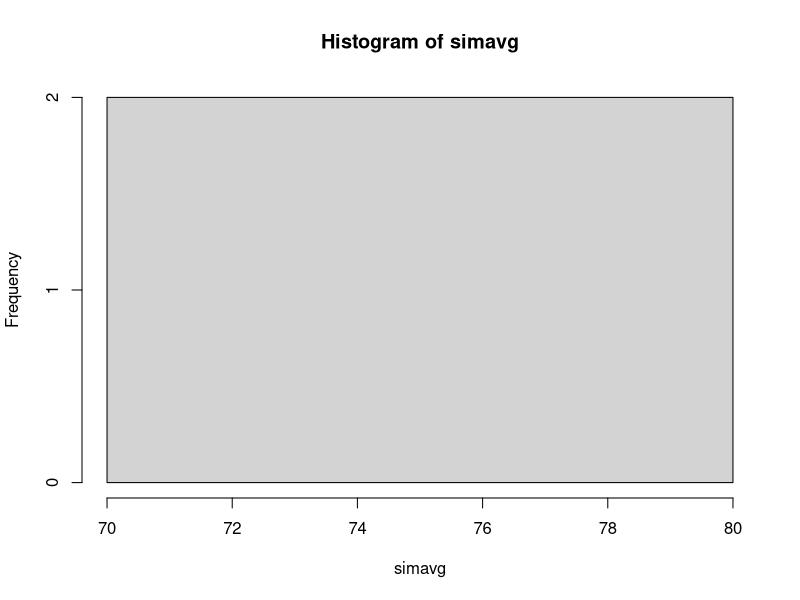
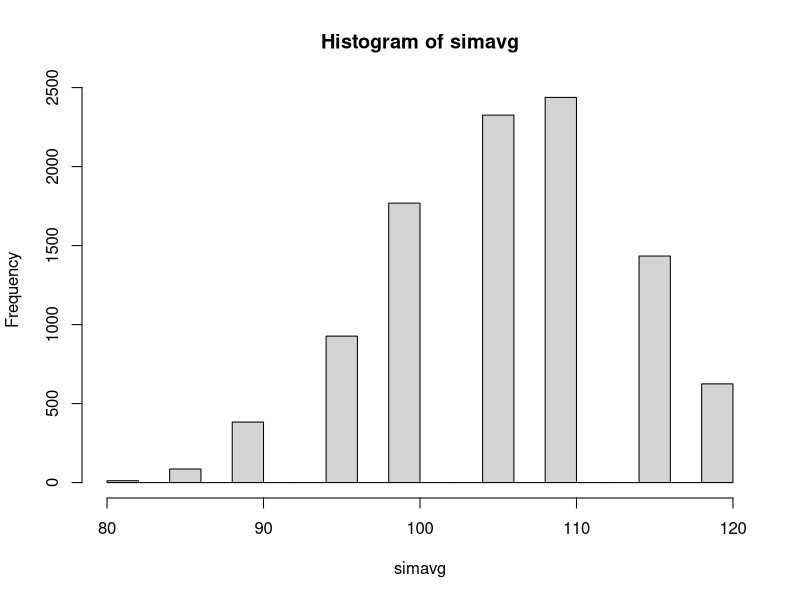
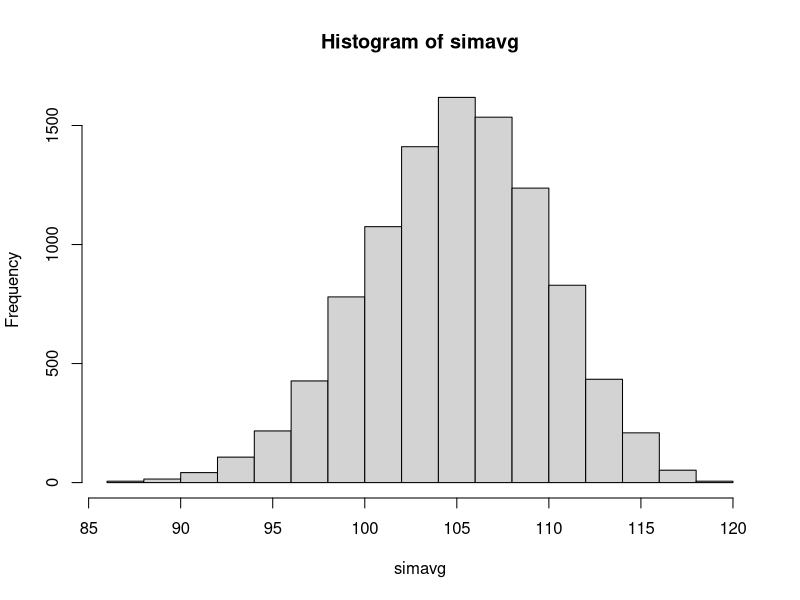
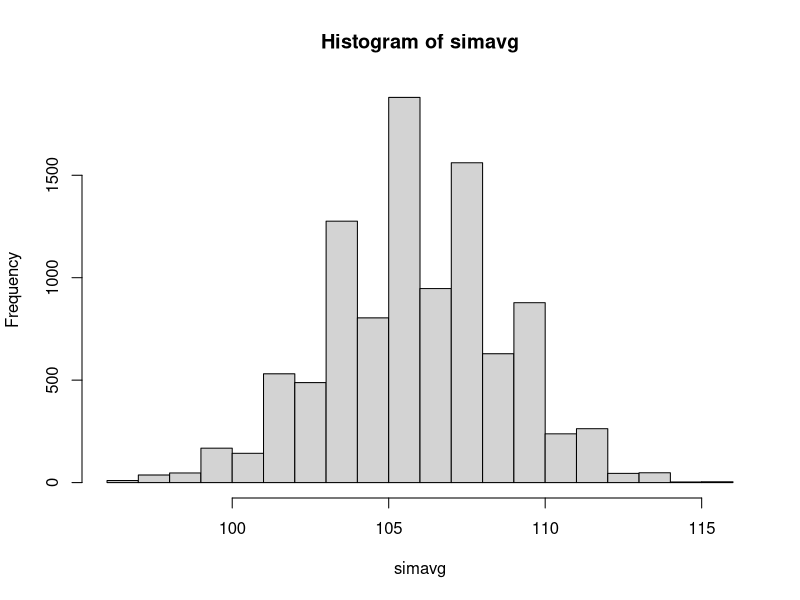

Source code (R) for these figures, in order:
simpdf=c(80,80,100,100,100,120,120,120,120,120)
simavg=sample(simpdf,2,replace=TRUE)
simavg
simavg=sample(simpdf,2,replace=TRUE)
simavg
hist(simavg)

simavg=colMeans(replicate(10000, sample(simpdf,4,replace=TRUE)))
hist(simavg)

simavg=colMeans(replicate(10000, sample(simpdf,10,replace=TRUE)))
hist(simavg)

simavg=colMeans(replicate(10000, sample(simpdf,30,replace=TRUE)))
png("12_11_2024.png");
hist(simavg)
dev.off()
